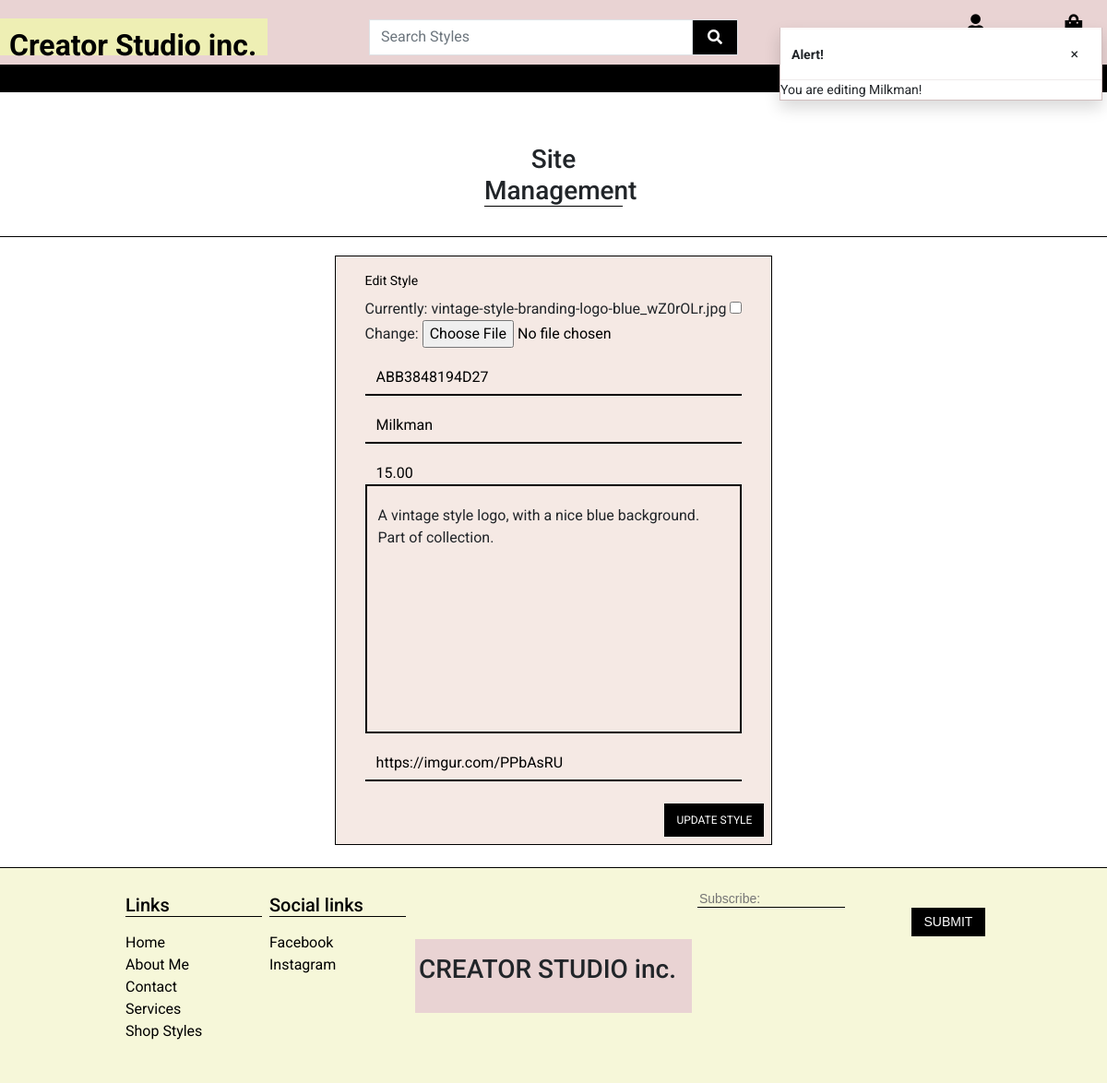
The page /styles/edit/2/ (signed in) on the database its author committed.
### styles/models.py (models this page shows, shortened)
class ShopStyles(models.Model):
    class Meta:
        verbose_name_plural = 'Shop Styles'
    style_image = models.ImageField(null=True, blank=True)
    sku = models.CharField(max_length=254, null=True, blank=True)
    style_name = models.CharField(max_length=254)
    style_price = models.DecimalField(max_digits=6, decimal_places=2)
    style_description = models.TextField()
    url_field = models.URLField(null=True, blank=False, default='')

### styles/views.py (the view)
# urls.py: path('edit/<int:style_id>/', views.edit_style, name='edit_style'),
@login_required
def edit_style(request, style_id):
    if not request.user.is_superuser:
        messages.error(request, 'Sorry, only storeowners can do that!')
        return redirect(reverse('home'))
    style = get_object_or_404(ShopStyles, id=style_id)
    if request.method == 'POST':
        form = StyleForm(request.POST, request.FILES, instance=style)
        if form.is_valid():
            form.save()
            messages.success(request, 'Successfully updated style!')
            return redirect(reverse('style_detail', args=[style.id]))
        else:
            messages.error(
                request,
                'Failed to update product. Please ensure the form is valid.'
            )
    else:
        form = StyleForm(instance=style)
        messages.info(request, f'You are editing {style.style_name}!')
    template = 'styles/edit_style.html'
    context = {
        'form': form,
        'style': style,
    }
    return render(request, template, context)

### styles/forms.py
class StyleForm(forms.ModelForm):
    class Meta:
        model = ShopStyles
        fields = '__all__'
    def __init__(self, *args, **kwargs):
        super().__init__(*args, **kwargs)
        ShopStyles.objects.all()
        for field_name, field in self.fields.items():
            field.widget.attrs['class'] = 'border-black rounded-0'

### bag/contexts.py (called while the page is built, shortened)
def bag_contents(request):
    bag_items = []
    total = 0
    product_count = 0
    bag = request.session.get('bag', {})
    grand_total = total
    context = {
        'bag_items': bag_items,
        'total': total,
        'product_count': product_count,
        'grand_total': grand_total,
    }
    return context

### styles/templates/styles/edit_style.html (shortened to what this page needs)
{% extends 'base.html' %}
{% load static %}
{% load crispy_forms_tags %}
{% block extra_css %}
<link rel="stylesheet" href="{% static 'styles/css/styles.css' %}">
{% endblock %}
{% block content %}
{% block page_header %}
<div class="container header-container">
</div>
{% endblock %}
<div class="page-header d-flex justify-content-md-center mt-5">
    <h3 class="text-center mt-3 underline">Site Management</h3>
</div>
<br>
<div class="line-break"></div>
<div class="container">
    <div class="contact-form row d-flex justify-content-md-center mb-3">
        <div class="col-12 col-md-8 d-flex justify-content-md-center">
            <form action="{% url 'edit_style' style.id %}" method="POST" class="form mb-2 col-pink" enctype="multipart/form-data">
                <fieldset class="rounded px-3 mb-2 me-3 ms-3 py-3">
                    <legend class="fieldset-label small text-black">Edit Style</legend>
                        {{ form | crispy }}
                </fieldset>
                <div class="mb-2 me-2 d-flex justify-content-end">
                    <button type="submit" class=" submit btn btn-md rounded-0 text-uppercase py-2">Update Style</button>
                </div>
            </form>
        </div>
    </div>
</div>
{% endblock %}

### static/css/base.css (style rules this page uses)
html { height: 100%; }
body { font-family: Roboto, sans-serif; height: 100%; }
.row { margin: 0; padding: 0; --bs-gutter-x: 0 !important; --bs-gutter-y: 0 !important; }
.page-header { justify-content: center; margin-top: 80px !important; }
.underline { width: 150px; border-bottom: 1px solid black; }
.line-break { border-bottom: 1px solid black; margin-bottom: 20px; }
.submit { background-color: #000; color: #fff; font-size: .75rem; }
a { color: inherit; text-decoration: none; transition: all 0.3s; }
@media (min-width: 1200px) { .container { max-width: 80%; } }
@media (min-width: 992px) { .header-container { padding-top: 30px; } }

### styles/static/styles/css/styles.css (style rules this page uses)
.col-pink { border: 1px solid black; background-color: #F5E9E4 !important; }
.contact-form input { border: 0 !important; border-bottom: 2px solid #000 !important; background-color: #F5E9E4 !important; color: #000; }
.contact-form input::placeholder { color: #555!important; }
textarea { border: 2px solid #000 !important; background-color: #F5E9E4 !important; color: #000; resize: none; }
#id_style_price, #id_style_image { border-bottom: 0 !important; padding-bottom: 0; }
.contact-form .form-control { border-radius: 0 !important; padding-top: 20px; }

### rows shown on the page
ShopStyles: sku "ABB3848194D27", style_name "Milkman", style_price "15.00", style_description "A vintage style logo, with a nice blue background. Part of collection.", url_field "https://imgur.com/PPbAsRU"

### other values the page prints
{{ message }} "You are editing Milkman!"
